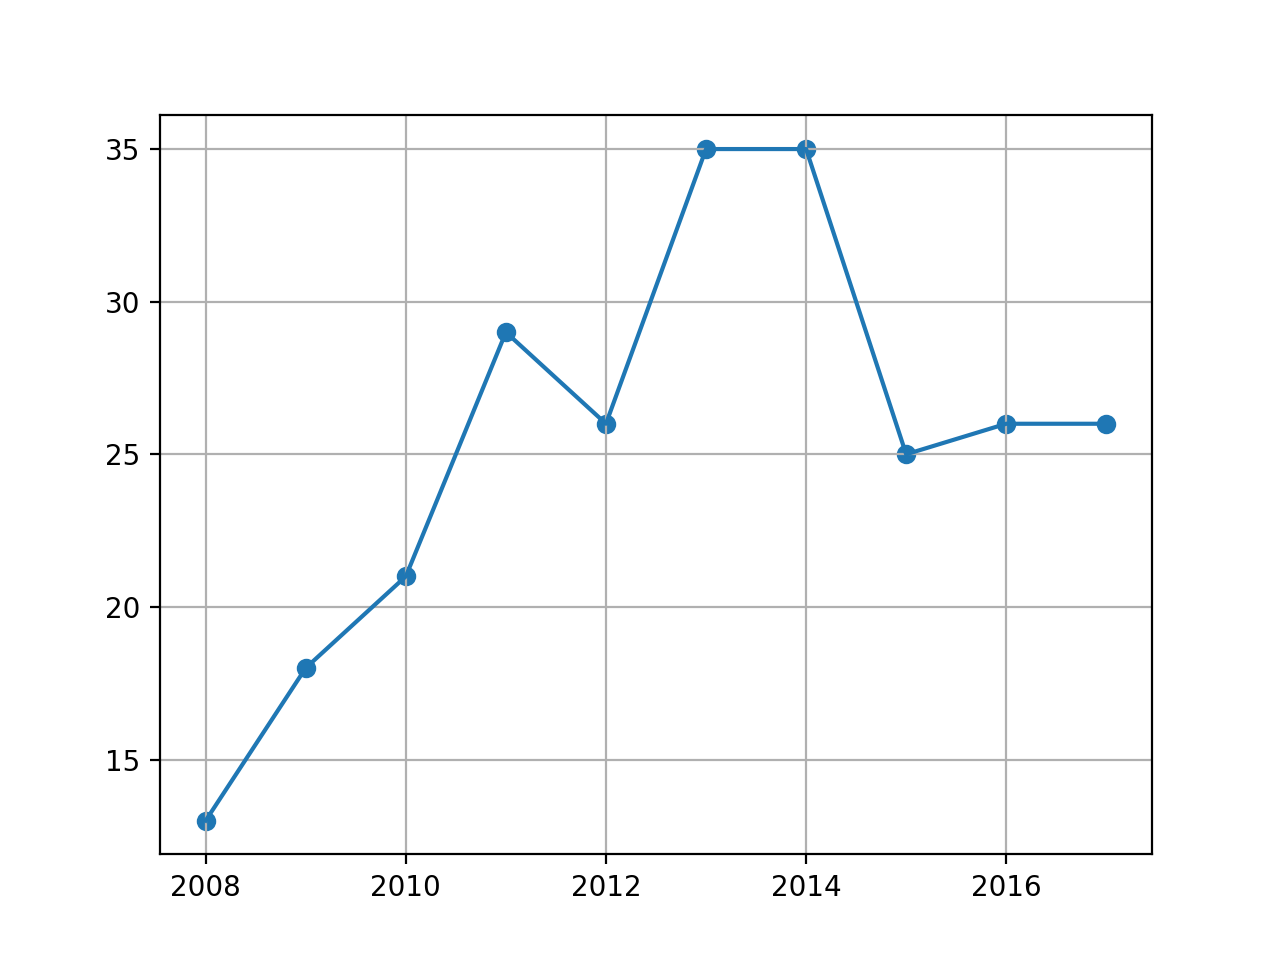

Write Python code to recreate this figure.
import csv
import matplotlib.pyplot as plt
from types import SimpleNamespace

csv_file = '/Applications/PyCharm CE.app/Contents/bin/github.com/QiaoLin22/qtm385/quiz2/cs_courses_2008_2018.csv'

def skip(i, row):
    return i == 0 or \
           int(row[11]) == 0 or \
           row[12].strip() == '' or \
           row[14].strip() != 'Active'
with open(csv_file) as fin:
    reader = csv.reader(fin)
    course_info = [row for i, row in enumerate(reader) if not skip(i, row)]

def info(row):
    r = row[0]
    term = (2000 + int((int(r) - 5000) / 10), int(r[-1]))
    r = row[12].split(',')
    instructor = (r[0].strip(), r[1].strip())

    return SimpleNamespace(
        term=term,
        subject=row[3].strip(),
        catalog=row[4].strip(),
        section=row[5].strip(),
        title=row[6].strip(),
        min_hours=int(row[8]),
        max_hours=int(row[9]),
        enrollment=int(row[11]),
        instructor=instructor)

def load_course_info(csv_file):
    with open(csv_file) as fin:
        reader = csv.reader(fin)
        course_info = [info(row) for i, row in enumerate(reader) if not skip(i, row)]

    return course_info

def term_to_year(term):
    return term[0] if term[1] == 9 else term[0] - 1

def enrollment_by_term(course_info):
    enroll = {}
    for c in course_info:
        term = c.term
        enroll[term] = enroll.get(term, 0) + c.enrollment

    return enroll

def enrollment_by_academic_year(course_info):
    enroll = {}
    for c in course_info:
        year = term_to_year(c.term)
        enroll[year] = enroll.get(year, 0) + c.enrollment

    return enroll

def instructor_by_term(course_info):
    inst = {}
    for c in course_info:
        if c.term in inst:
            inst[c.term].add(c.instructor)
        else:
            inst[c.term] = {c.instructor}

    return inst

def instructor_by_academic_year(course_info):
    inst = {}
    for c in course_info:
        year = term_to_year(c.term)
        if year in inst:
            inst[year].add(c.instructor)
        else:
            inst[year] = {c.instructor}

    return inst

def plot_dict(d):
    xs, ys = zip(*[(k, len(v)) for k, v in sorted(d.items())])
    plt.scatter(xs, ys)
    plt.plot(xs, ys)
    plt.grid(b='on')
    plt.show()

if __name__ == '__main__':
    csv_file = '/Applications/PyCharm CE.app/Contents/bin/github.com/QiaoLin22/qtm385/quiz2/cs_courses_2008_2018.csv'
    course_info = load_course_info(csv_file)
    d = instructor_by_academic_year(course_info)
    for k, v in sorted(d.items()): print(k, len(v))
    plot_dict(d)
